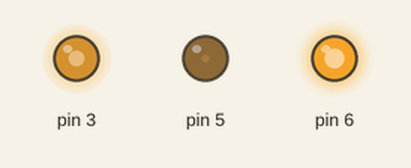
Simulated run of this sketch. Board: Arduino Uno, built with avr-gcc and run on an emulated ATmega328P. Shown: output pins drawn as LEDs (lit = HIGH). Random numbers use the default seed unless the sketch sets one.

Above: at 0.1 s.
At 4.1 s:
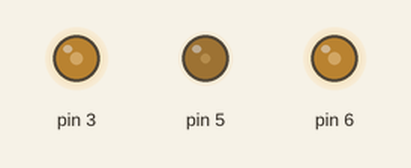
At 9.1 s:
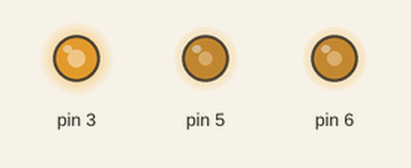
At 19.1 s:
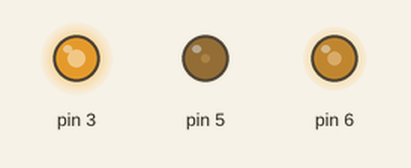
At 28.1 s:
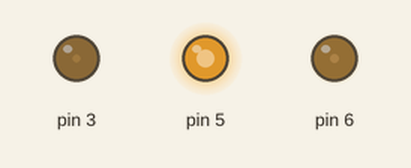
At 38.1 s:
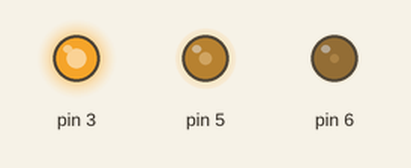
Timing chart, 0 to 40.0 s (numbered marks = the images above):
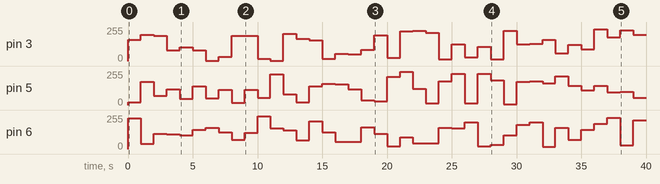

Measured:
- by itself, pin 3: 0/255 → 158/255 at 0.00 s, → 197/255 1.0 s later, → 188/255 1.0 s later, → 80/255 1.0 s later, … (40 changes in this stretch)
- by itself, pin 5: 0/255 → 19/255 at 0.00 s, → 175/255 1.0 s later, → 68/255 1.0 s later, → 120/255 1.0 s later, … (40 changes in this stretch)

The sketch:

project_luces_aleatorias.ino
```cpp
void setup(){

     pinMode(3,OUTPUT);
     pinMode(5,OUTPUT);
     pinMode(6,OUTPUT);
}

void loop(){

     analogWrite(6,random(0,255));
     analogWrite(5,random(0,255));
     analogWrite(3,random(0,255));
    delay(1000);

}
```
